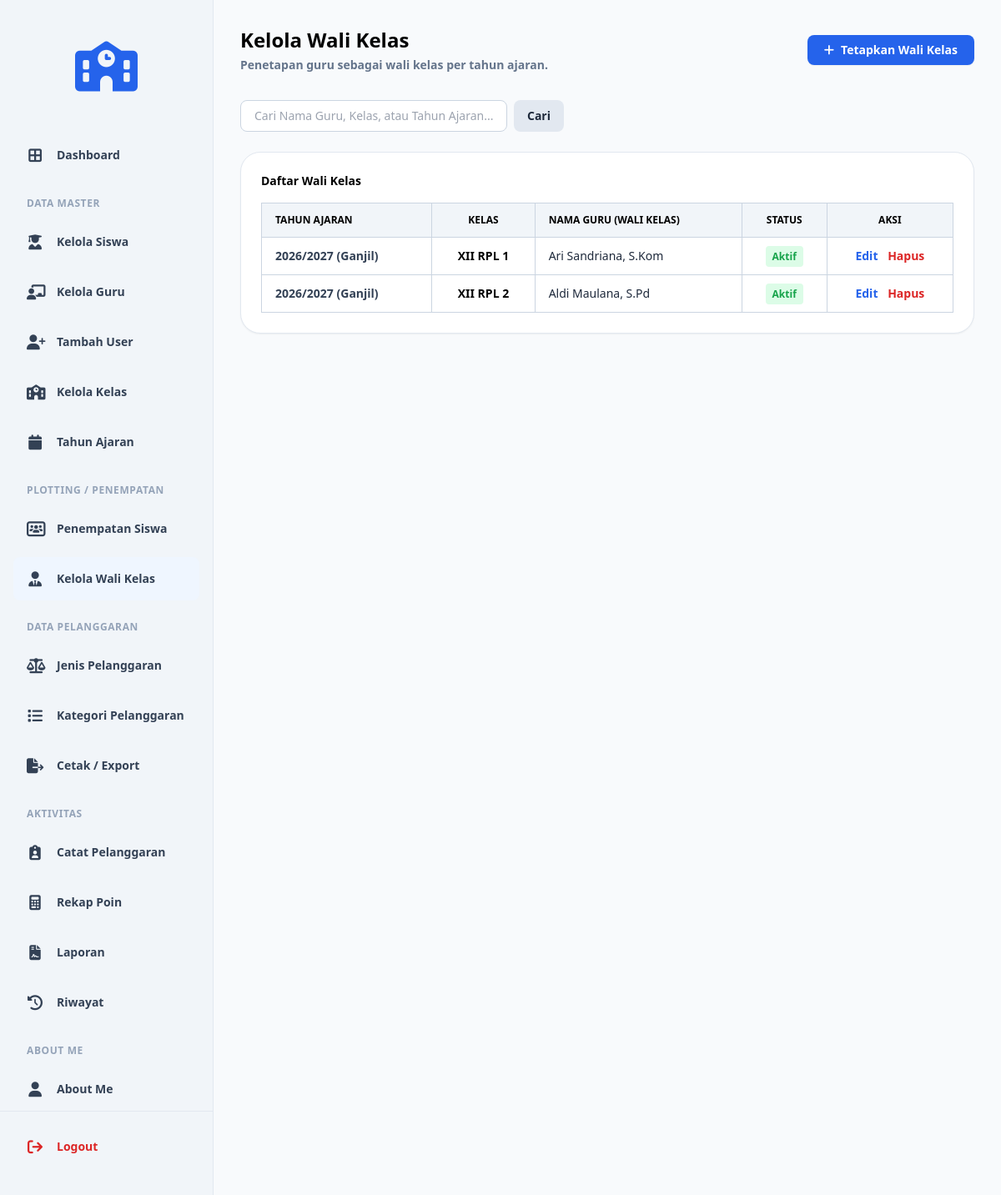
The app's page /walikelas.php (signed in) with its own data.
### tables this page shows
CREATE TABLE `t_wali_kelas` (
  `id` int(11) NOT NULL AUTO_INCREMENT,
  `tahun_ajaran_id` int(11) DEFAULT NULL,
  `kelas_id` int(11) DEFAULT NULL,
  `guru_id` int(11) DEFAULT NULL,
  `tanggal_mulai` date NOT NULL,
  `tanggal_selesai` date NOT NULL,
  `status_aktif` tinyint(1) NOT NULL,
  `created_at` timestamp NOT NULL DEFAULT current_timestamp(),
  `updated_at` timestamp NOT NULL DEFAULT current_timestamp(),
  PRIMARY KEY (`id`),
  UNIQUE KEY `uq_t_wali_kelas_kelas_ta` (`kelas_id`,`tahun_ajaran_id`),
  KEY `tahun_ajaran_id` (`tahun_ajaran_id`),
  KEY `kelas_id` (`kelas_id`),
  KEY `guru_id` (`guru_id`),
  CONSTRAINT `t_wali_kelas_ibfk_1` FOREIGN KEY (`kelas_id`) REFERENCES `t_kelas` (`id`) ON DELETE CASCADE,
  CONSTRAINT `t_wali_kelas_ibfk_2` FOREIGN KEY (`guru_id`) REFERENCES `t_guru` (`id`) ON DELETE CASCADE
);

CREATE TABLE `t_tahun_ajaran` (
  `id` int(11) NOT NULL AUTO_INCREMENT,
  `nama` varchar(20) DEFAULT NULL,
  `tanggal_mulai` date NOT NULL,
  `tanggal_selesai` date NOT NULL,
  `status_aktif` tinyint(1) NOT NULL,
  `created_at` timestamp NOT NULL DEFAULT current_timestamp(),
  `updated_at` timestamp NOT NULL DEFAULT current_timestamp(),
  PRIMARY KEY (`id`),
  UNIQUE KEY `uq_t_tahun_ajaran_nama` (`nama`)
);

CREATE TABLE `t_kelas` (
  `id` int(11) NOT NULL AUTO_INCREMENT,
  `nama` varchar(100) DEFAULT NULL,
  `tingkat` varchar(20) NOT NULL,
  `jurusan` varchar(100) NOT NULL,
  `status_aktif` tinyint(1) NOT NULL,
  `created_at` timestamp NOT NULL DEFAULT current_timestamp(),
  `updated_at` timestamp NOT NULL DEFAULT current_timestamp(),
  PRIMARY KEY (`id`),
  UNIQUE KEY `uq_t_kelas_nama` (`nama`)
);

CREATE TABLE `t_guru` (
  `id` int(11) NOT NULL AUTO_INCREMENT,
  `nip` varchar(30) NOT NULL,
  `nama` varchar(150) DEFAULT NULL,
  `email` varchar(150) NOT NULL,
  `status_aktif` tinyint(1) NOT NULL,
  `user_id` int(11) NOT NULL,
  `created_at` timestamp NOT NULL DEFAULT current_timestamp(),
  `updated_at` timestamp NOT NULL DEFAULT current_timestamp(),
  PRIMARY KEY (`id`),
  UNIQUE KEY `uq_t_guru_nip` (`nip`),
  UNIQUE KEY `uq_t_guru_email` (`email`),
  UNIQUE KEY `uq_t_guru_user_id` (`user_id`),
  CONSTRAINT `t_guru_ibfk_1` FOREIGN KEY (`user_id`) REFERENCES `t_users` (`id`) ON DELETE CASCADE
);

### walikelas.php (the view, shortened to what this page needs)
<?php
include 'config/koneksi.php';
$search = $_GET['search'] ?? '';
$where = "";
$query_data = "SELECT wk.id, wk.tahun_ajaran_id, wk.kelas_id, wk.guru_id, wk.status_aktif,
                      g.nama as nama_guru, k.nama as nama_kelas, ta.nama as nama_ta
               FROM t_wali_kelas wk
               LEFT JOIN t_guru g ON wk.guru_id = g.id
               LEFT JOIN t_kelas k ON wk.kelas_id = k.id
               LEFT JOIN t_tahun_ajaran ta ON wk.tahun_ajaran_id = ta.id
               $where
               ORDER BY wk.id DESC";
$result = mysqli_query($koneksi, $query_data);
?>
<!DOCTYPE html>
<html lang="id">
<head>
    <?php include 'layouts/head.php'; ?>
</head>
<body class="bg-slate-50 text-slate-800 font-sans min-h-screen flex">
    <?php include 'layouts/sidebar.php'; ?>
    <main class="flex-1 p-8 bg-slate-50 overflow-y-auto">
        <div class="flex flex-col md:flex-row justify-between items-start md:items-center mb-8 gap-4">
            <div>
                <h1 class="text-2xl font-bold text-black">Kelola Wali Kelas</h1>
                <p class="text-sm font-bold text-slate-500 mt-1">Penetapan guru sebagai wali kelas per tahun ajaran.</p>
            </div>
            <a href="tambah_walikelas.php" class="bg-blue-600 hover:bg-blue-700 text-white px-5 py-2 rounded-lg font-bold text-sm shadow-sm transition flex items-center gap-2">
                <i class="fa-solid fa-plus"></i> Tetapkan Wali Kelas
            </a>
        </div>
        <form method="GET" class="mb-6 flex gap-2">
            <input type="text" name="search" value="<?php echo htmlspecialchars($search); ?>" placeholder="Cari Nama Guru, Kelas, atau Tahun Ajaran..." class="px-4 py-2 border border-slate-300 rounded-lg text-sm w-80 focus:outline-none focus:border-blue-600">
            <button type="submit" class="bg-slate-200 hover:bg-slate-300 text-slate-800 px-4 py-2 rounded-lg text-sm font-bold">Cari</button>
        </form>
        <div class="bg-white p-6 rounded-[1.5rem] shadow-sm border border-slate-200">
            <h3 class="text-sm font-bold text-black mb-4">Daftar Wali Kelas</h3>
            <div class="overflow-x-auto">
                <table class="w-full border-collapse border border-slate-300">
                    <thead class="bg-slate-100">
                        <tr>
                            <th class="border border-slate-300 px-4 py-3 text-xs font-bold text-black uppercase text-left">TAHUN AJARAN</th>
                            <th class="border border-slate-300 px-4 py-3 text-xs font-bold text-black uppercase text-center">KELAS</th>
                            <th class="border border-slate-300 px-4 py-3 text-xs font-bold text-black uppercase text-left">NAMA GURU (WALI KELAS)</th>
                            <th class="border border-slate-300 px-4 py-3 text-xs font-bold text-black uppercase text-center">STATUS</th>
                            <th class="border border-slate-300 px-4 py-3 text-xs font-bold text-black uppercase text-center">AKSI</th>
                        </tr>
                    </thead>
                    <tbody>
                        <?php if ($result && mysqli_num_rows($result) > 0): ?>
                            <?php while ($data = mysqli_fetch_assoc($result)):
                                $thn = $data['nama_ta'] ?? '-';
                                $sem = isset($data['semester']) ? ucfirst($data['semester']) : 'Ganjil';
                            ?>
                                <tr class="hover:bg-slate-50">
                                    <td class="border border-slate-300 px-4 py-3 text-sm font-bold text-slate-700">
                                        <?php echo htmlspecialchars($thn); ?> (<?php echo htmlspecialchars($sem); ?>)
                                    </td>
                                    <td class="border border-slate-300 px-4 py-3 text-sm font-bold text-black text-center"><?php echo htmlspecialchars($data['nama_kelas'] ?? '-'); ?></td>
                                    <td class="border border-slate-300 px-4 py-3 text-sm text-slate-800"><?php echo htmlspecialchars($data['nama_guru'] ?? '-'); ?></td>
                                    <td class="border border-slate-300 px-4 py-3 text-sm text-center">
                                        <?php echo (isset($data['status_aktif']) && $data['status_aktif'] == 1) ? '<span class="text-green-600 font-bold bg-green-100 px-2 py-1 rounded text-xs">Aktif</span>' : '<span class="text-slate-500 font-bold bg-slate-100 px-2 py-1 rounded text-xs">Non-Aktif</span>'; ?>
                                    </td>
                                    <td class="border border-slate-300 px-4 py-3 text-sm text-center">
                                        <a href="edit_walikelas.php?id=<?php echo $data['id']; ?>" class="text-blue-600 font-bold mr-2 hover:underline">Edit</a>
                                        <a href="walikelas.php?delete_id=<?php echo $data['id']; ?>" onclick="return confirm('Hapus penetapan wali kelas ini?')" class="text-red-600 font-bold hover:underline">Hapus</a>
                                    </td>
                                </tr>
                            <?php endwhile; ?>
                        <?php else: ?>
                            <tr>
                                <td colspan="5" class="border border-slate-300 px-4 py-8 text-center text-slate-500 font-bold">Belum ada data wali kelas.</td>
                            </tr>
                        <?php endif; ?>
                    </tbody>
                </table>
            </div>
        </div>
    </main>
</body>
</html>

### records on screen
t_wali_kelas: tahun_ajaran.nama "2026/2027", sem "Ganjil", kelas.nama "XII RPL 1", guru.nama "Ari Sandriana, S.Kom", status_aktif "Aktif"
t_wali_kelas: tahun_ajaran.nama "2026/2027", sem "Ganjil", kelas.nama "XII RPL 2", guru.nama "Aldi Maulana, S.Pd", status_aktif "Aktif"
